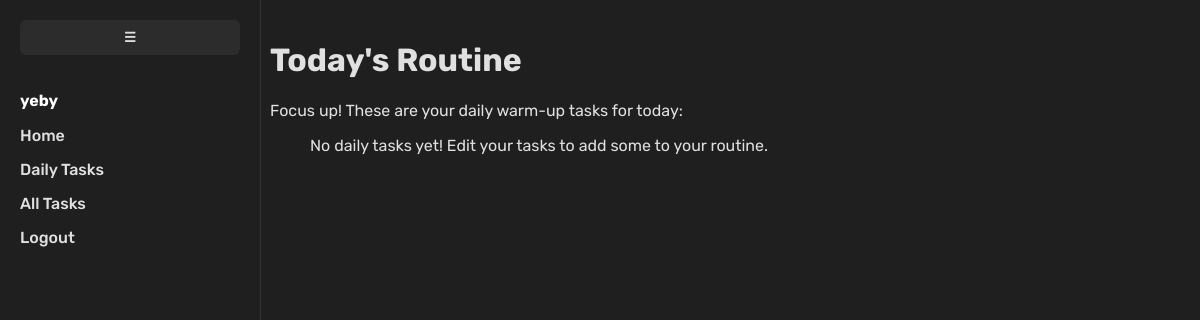
The page /tasks/daily/ (signed in) on the database as committed earlier.
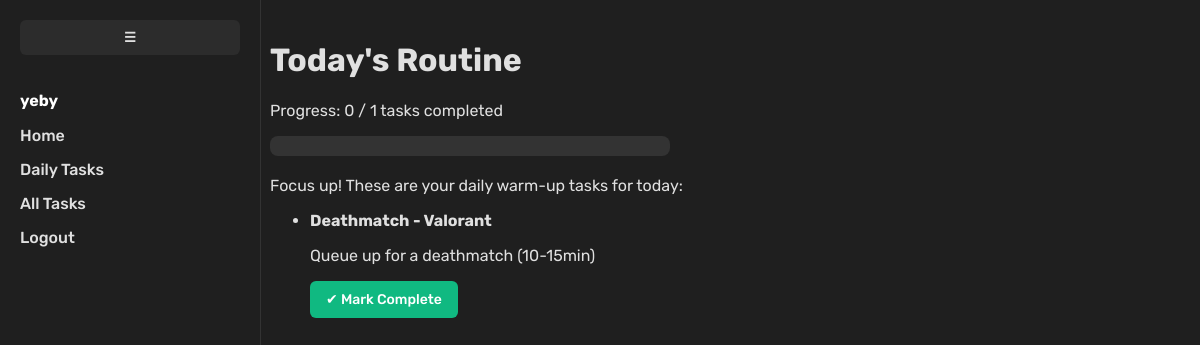
The same page on the database as committed later.
### tasks/models.py (models this page shows, shortened)
class Task(models.Model):
    user = models.ForeignKey(User, on_delete=models.CASCADE)
    title = models.CharField(max_length=255)
    description = models.TextField(blank=True)
    created_at = models.DateTimeField(auto_now_add=True)
    completed = models.BooleanField(default=False)
    is_daily = models.BooleanField(default=False)
    completed_at = models.DateTimeField(null=True, blank=True)

### tasks/views.py (the view)
# urls.py: path('daily/', views.daily_tasks, name='daily_tasks'),
def daily_tasks(request):
    today = timezone.now().date()
    tasks = Task.objects.filter(user=request.user, is_daily=True)
    completed_count = 0
    for task in tasks:
        task.done_today = (
            task.completed_at and task.completed_at.date() == today
        )
        if task.done_today:
            completed_count += 1
    total_tasks = tasks.count()
    progress_percent = int((completed_count / total_tasks) * 100) if total_tasks > 0 else 0
    context = {
        'tasks': tasks,
        'completed_count': completed_count,
        'total_tasks': total_tasks,
        'progress_percent': progress_percent,
    }
    return render(request, 'tasks/daily_tasks.html', context)

### templates/tasks/daily_tasks.html (shortened to what this page needs)
{% load static %}
<!DOCTYPE html>
<html>
    <head>
        <link rel="stylesheet" type="text/css" href="{% static 'css/style.css' %}">
    </head>
    <body>
        {% include 'partials/navbar.html' %}
        <div class="content">
            <h1>Today's Routine</h1>
            {% if total_tasks > 0 %}
            <p>Progress: {{ completed_count }} / {{ total_tasks }} tasks completed</p>
            <div class="progress-bar-container">
              </div>
            {% endif %}
            <p>Focus up! These are your daily warm-up tasks for today:</p>
            <ul>
                {% for task in tasks %}
                    <li style="margin-bottom: 20px;">
                        <strong>{{ task.title }}</strong>
                        <p>{{ task.description }}</p>
                        {% if task.done_today %}
                            <span style="color: #4CAF50;">✔ Done today</span>
                        {% else %}
                            <form method="POST" action="{% url 'complete_daily_task' task.id %}" class="inline-form">
                                <button type="submit" class="btn complete-btn">✔ Mark Complete</button>
                            </form>
                        {% endif %}
                    </li>
                {% empty %}
                    <p>No daily tasks yet! Edit your tasks to add some to your routine.</p>
                {% endfor %}
            </ul>
        </div>
    </body>
</html>

Rows that differ between the two databases and show on the page:
now on this page (row edited): Task: title "Deathmatch - Valorant", description "Queue up for a deathmatch (10-15min)", shows "✔ Mark Complete"
Other text that changed with them:
{{ completed_count }}: (not shown) → "0"
{{ total_tasks }}: (not shown) → "1"
text no longer shown: "No daily tasks yet! Edit your tasks to add some to your routine."
text now shown: "Progress: / tasks completed"
